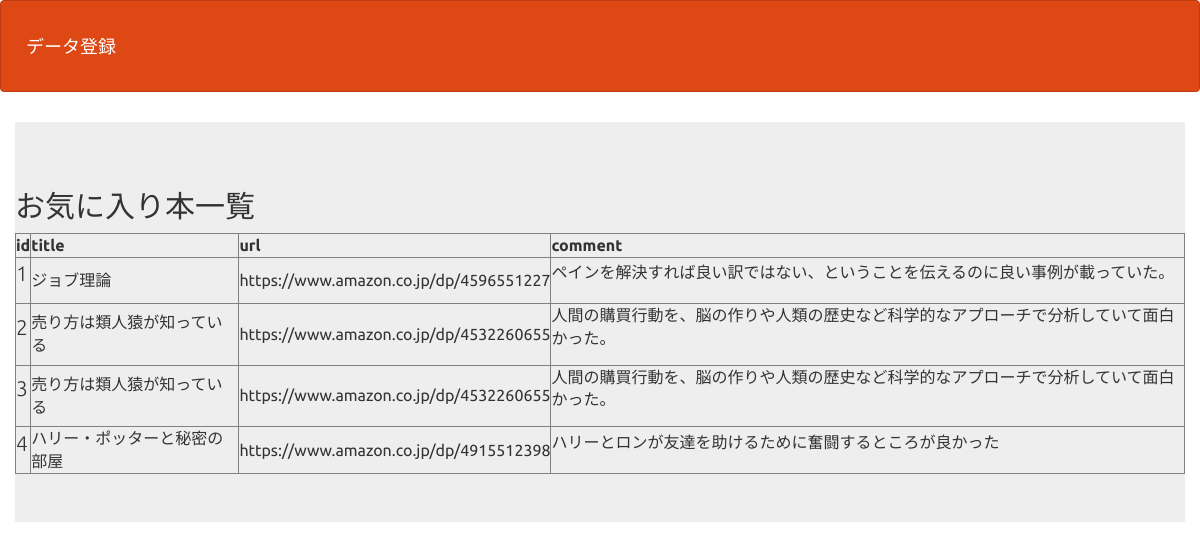
The page /select.php on the database its author committed.
### tables this page shows
CREATE TABLE `gs_bm_table` (
  `id` int(11) NOT NULL,
  `name` varchar(64) NOT NULL,
  `url` text NOT NULL,
  `comment` text NOT NULL,
  `reg_time` datetime NOT NULL
);

### select.php (the view, shortened to what this page needs)
<?php
function h($str)
{
    return htmlspecialchars($str, ENT_QUOTES);
}
try {
  $pdo = new PDO('mysql:dbname=gs_db;charset=utf8;host=localhost','root','');
} catch (PDOException $e) {
  exit('DBConnectError'.$e->getMessage());
}
$stmt = $pdo->prepare("SELECT * FROM gs_bm_table;");
$status = $stmt->execute();
$view="";
if ($status==false) {
  $error = $stmt->errorInfo();
  exit("ErrorQuery:".$error[2]);
}else{
  while( $result = $stmt->fetch(PDO::FETCH_ASSOC)){
    $isbnIndex = strpos(h($result['url']), '/dp/');
    $isbn = substr(h($result['url']), $isbnIndex + 4, 10);
    $shorturl = 'https://www.amazon.co.jp/dp/'. $isbn;
    $str = '<p>'. $result['id']. ' , '. h($result['name']). ' , '. $shorturl. ' , '. $result['comment']. '</p>';
    $ary = explode(",", $str);
    $view .= '<tr>';
      for($i = 0; $i < sizeof($ary); $i++){
        $view .= "<td> {$ary[$i]} </td>";
      }
    $view .='</tr>';
  }
}
?>
<!DOCTYPE html>
<html lang="ja">
<head>
<link rel="stylesheet" href="css/range.css">
<link href="css/bootstrap.min.css" rel="stylesheet">
</head>
<body id="main">
<header>
  <nav class="navbar navbar-default">
    <div class="container-fluid">
      <div class="navbar-header">
      <a class="navbar-brand" href="index.php">データ登録</a>
      </div>
    </div>
  </nav>
</header>
<div>
    <div class="container jumbotron">
    <h2>お気に入り本一覧</h2>
        <table border="1">
            <tr>
                <th>id</th>
                <th>title</th>
                <th>url</th>
                <th>comment</th>
            </tr>
      <?= $view ?>
    </div>
</div>
</body>
</html>

### select.php (style rules this page uses)
div { padding: 10px;font-size:16px; }

### rows shown on the page
gs_bm_table: id "1", name "ジョブ理論", url "https://www.amazon.co.jp/dp/4596551227", comment "ペインを解決すれば良い訳ではない、ということを伝えるのに良い事例が載っていた。"
gs_bm_table: id "2", name "売り方は類人猿が知っている", url "https://www.amazon.co.jp/dp/4532260655", comment "人間の購買行動を、脳の作りや人類の歴史など科学的なアプローチで分析していて面白かった。"
gs_bm_table: id "3", name "売り方は類人猿が知っている", url "https://www.amazon.co.jp/dp/4532260655", comment "人間の購買行動を、脳の作りや人類の歴史など科学的なアプローチで分析していて面白かった。"
gs_bm_table: id "4", name "ハリー・ポッターと秘密の部屋", url "https://www.amazon.co.jp/dp/4915512398", comment "ハリーとロンが友達を助けるために奮闘するところが良かった"
